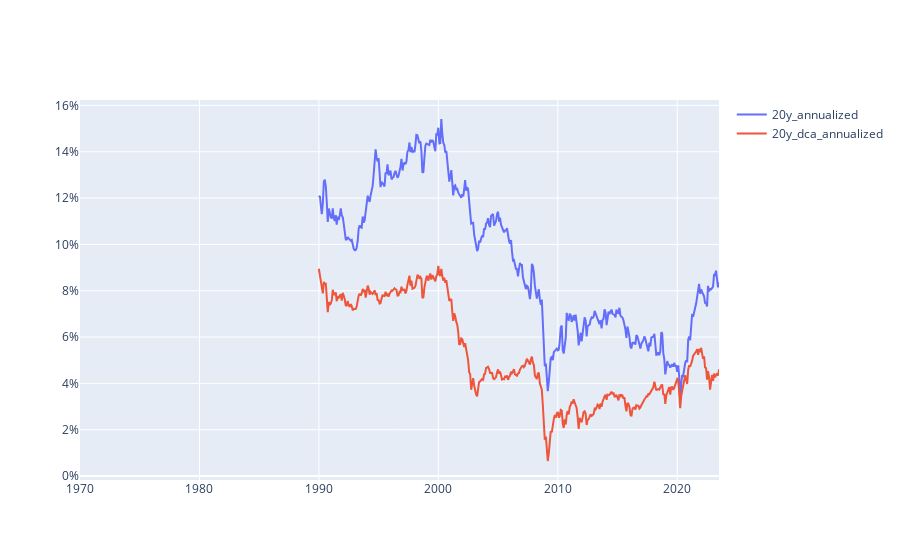

Notebook cell for this chart:
### Code cell
go.Figure(
    [
        go.Scatter(
            x=df['date'],
            y=df[column],
            name=column,
            mode='lines'
            )
        for column in ['20y_annualized', '20y_dca_annualized']
    ],
    layout = go.Layout(
        yaxis=dict(
            tickformat='.0%',
        )
    )
)

### Figure 1 — Plotly figure (JSON) as saved in the notebook; plotly's stock layout.template omitted (floating-point values rounded to 4 significant figures; data arrays with more than 128 entries replaced by an {"elided": "..."} marker saying what was removed)
{"data": [{"mode": "lines", "name": "20y_annualized", "type": "scatter", "x": {"elided": "643 str values"}, "y": {"elided": "643 float values"}}, {"mode": "lines", "name": "20y_dca_annualized", "type": "scatter", "x": {"elided": "643 str values"}, "y": {"elided": "643 float values"}}], "layout": {"yaxis": {"tickformat": ".0%"}}}
